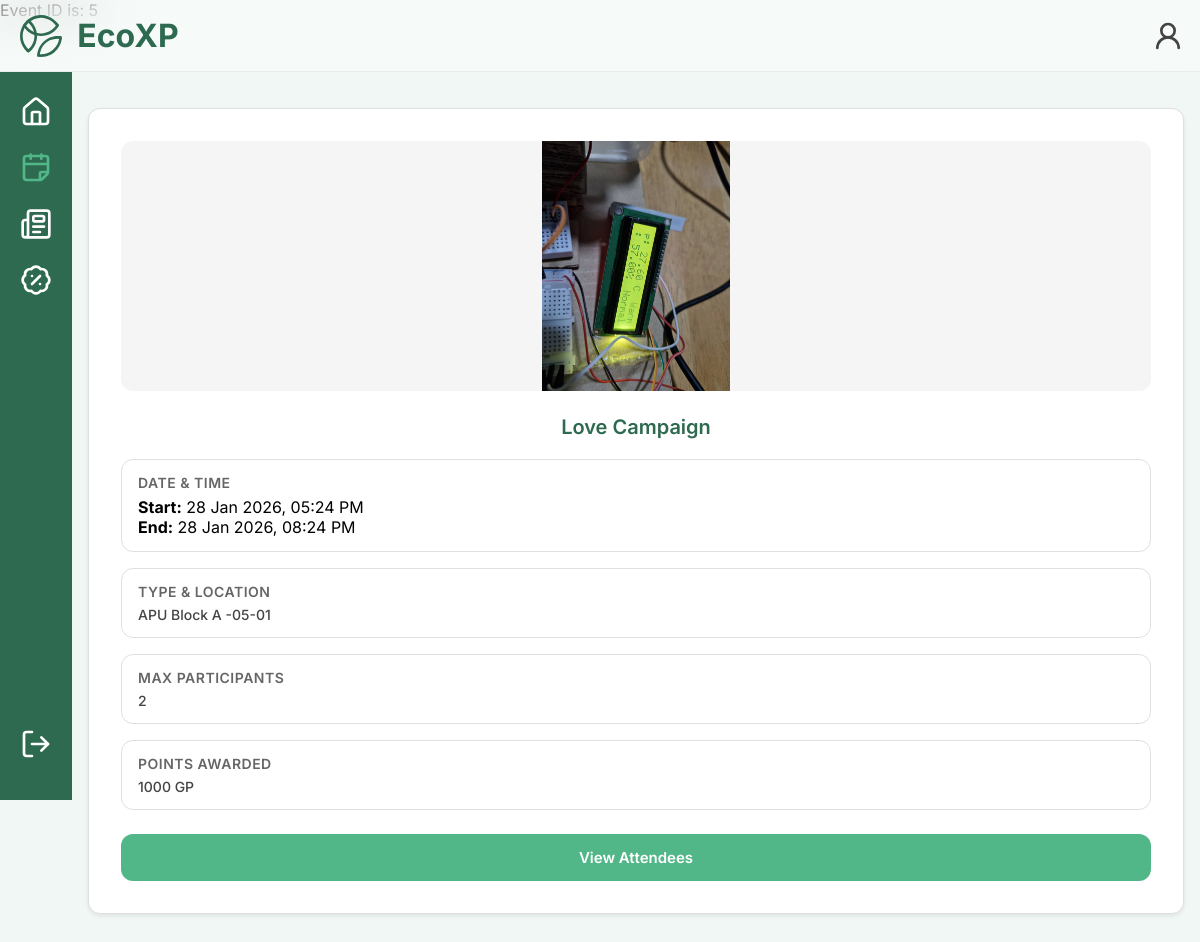
/event-manager-event-details.php?events_id=5 (signed in), run on the app's committed database.
### tables this page shows
CREATE TABLE IF NOT EXISTS `eco_news` (
  `eco_news_id` int NOT NULL AUTO_INCREMENT,
  `title` varchar(100) NOT NULL,
  `description` text NOT NULL,
  `image_path` varchar(255) NOT NULL,
  `venue` text NOT NULL,
  `organised_by` varchar(255) NOT NULL,
  `events_id` int NOT NULL,
  `posted_by` int NOT NULL,
  PRIMARY KEY (`eco_news_id`),
  UNIQUE KEY `eco_news_id` (`eco_news_id`),
  KEY `events_id` (`events_id`),
  KEY `posted_by` (`posted_by`)
);

CREATE TABLE IF NOT EXISTS `events` (
  `events_id` int NOT NULL AUTO_INCREMENT,
  `event_name` varchar(50) NOT NULL,
  `description` text NOT NULL,
  `points_rewarded` text NOT NULL,
  `venue` text NOT NULL,
  `organised_by` varchar(255) NOT NULL,
  `organizer_email` varchar(255) NOT NULL,
  `start_time` datetime NOT NULL,
  `end_time` datetime NOT NULL,
  `max_participants` int NOT NULL,
  PRIMARY KEY (`events_id`),
  UNIQUE KEY `events_id` (`events_id`)
);

### event-manager-event-details.php (the view, shortened to what this page needs)
<?php
    include("Database.php");
    if (isset($_GET['events_id'])) {
    $eventId = $_GET['events_id'];
    echo "Event ID is: " . $eventId;
    }
    $specificevent_sql="SELECT events.events_id,events.event_name,events.description,events.venue,events.organised_by,events.organizer_email,events.start_time,events.end_time,events.max_participants,events.points_rewarded,eco_news.image_path
    FROM events
    LEFT JOIN eco_news ON eco_news.events_id = events.events_id
     WHERE events.events_id = '$eventId'";
    $event_result = mysqli_query($database, $specificevent_sql);
    $event = mysqli_fetch_assoc($event_result);
    $start_datetime = date('d M Y, h:i A', strtotime($event['start_time']));
    $end_datetime = date('d M Y, h:i A', strtotime($event['end_time']));
    $image = !empty($event['image_path'])
    ? $event['image_path']
    : 'default-event.jpg';
?>
<!DOCTYPE html>
<html lang="en">
<head>
    <link rel="stylesheet" href="mobile.css">
    <link rel="stylesheet" href="event-manager-event-details.css">
</head>
<body>
    <header class="top-bar" role="banner">
    <div class="top-left">
        <button class="icon-btn no-hover topbar-icon" onclick="window.location.href='participant-home-mobile.php'" style="display:flex;align-items:center;gap:8px;">
            <h2 class="top-title">EcoXP</h2>
        </button>
    </div>
    <div class="top-right">
        <a href="event-manager-profile.php" aria-label="Profile" class="topbar-icon">
            <button class="icon-btn" aria-label="Profile">
                <i data-lucide="user-round"></i>
            </button>
        </a>
    </div>
    </header>
    <nav class="side-bar" role="navigation" aria-label="Main">
    <div class="participant-icon-container">
        <div id="home-icon-box">
        <a href="event-manager-home.php" class="icon-link sidebar-icon" aria-label="Home">
            <button class="icon-btn"><i data-lucide="house"></i></button>
        </a>
        </div>
        <a class="icon-link active sidebar-icon" href="event-manager-calendar.php" aria-label="Challenges">
        <button class="icon-btn"><i data-lucide="calendar-fold"></i></button>
        </a>
        <a class="icon-link sidebar-icon" href="event-manager-news.php" aria-label="Scan / Log Action">
        <button class="icon-btn"><i data-lucide="newspaper"></i></button>
        </a>
        <a class="icon-link sidebar-icon" href="event-manager-rewards-management.php" aria-label="Rewards">
        <button class="icon-btn"><i data-lucide="badge-percent"></i></button>
        </a>
    </div>
    <a class="icon-link sidebar-icon" href="logout.php" id="logout" aria-label="Logout">
        <button class="icon-btn"><i data-lucide="log-out"></i></button>
    </a>
    </nav>
    <main class="main-content">
        <div class="event-details-container">
            <div class="event-image-container">
                    <img src="images/<?php echo htmlspecialchars($image); ?>"alt="Event Image" class="event-image">
            </div>
            <h2 class="event-title"><?php echo htmlspecialchars($event['event_name']); ?></h2>
            <div class="event-info-grid">
                <div class="info-item">
                    <div class="info-label">Date & Time</div>
                    <div><strong>Start:</strong> <?php echo $start_datetime; ?></div>
                    <div><strong>End:</strong> <?php echo $end_datetime; ?></div>
                </div>
                <div class="info-item">
                    <div class="info-label">Type & Location</div>
                    <div class="info-value">
                        <?php echo htmlspecialchars($event['venue']); ?>
                    </div>
                </div>
                <div class="info-item">
                    <div class="info-label">Max Participants</div>
                    <div class="info-value"><?php echo $event['max_participants']; ?></div>
                </div>
                <div class="info-item">
                    <div class="info-label">Points Awarded</div>
                    <div class="info-value"><?php echo $event['points_rewarded']; ?> GP</div>
                </div>
            </div>
            <button class="btn-attendees" onclick="window.location.href='event-manager-attendees.php?events_id=<?php echo $eventId; ?>'">
                View Attendees
            </button>
        </div>
</body>
</html>

### mobile.css (style rules this page uses)
.top-bar { position: fixed; top: 0; left: 0; right: 0; height: 72px; display: flex; align-items: center; justify-content: space-between; padding: 0 16px; background-color: rgba(255, 255, 255, 0.4); backdrop-filter: blur(20px); -webkit-backdrop-filter: blur(10px); border-bottom: 1px solid rgba(0, 0, 0, 0.05); z-index: 1000; }
.top-bar .top-left, .top-bar .top-center, .top-bar .top-right { display: flex; align-items: center; }
.top-bar .top-left { gap: 12px; flex: 0; }
.top-bar .top-right { gap: 12px; flex: 0; }
.top-bar .top-title { font-size: 32px; color: var(--primary-green); margin: 0; padding: 0; }
.icon-btn svg { flex-shrink: 0; display: block; }
.icon-btn.no-hover { padding: 8px 80px; gap: 8px; height: auto; }
.top-bar .top-left .icon-btn svg { flex-shrink: 0; }
.top-bar .top-left .icon-btn h2 { white-space: nowrap; }
.side-bar { position: fixed; top: 72px; left: 0; bottom: auto; width: 72px; background: var(--primary-green); display: flex; flex-direction: column; align-items: center; z-index: 900; padding-top: 24px; padding-bottom: 24px; max-height: calc(100vh - 72px); overflow-y: auto; }
.participant-icon-container { display: flex; flex-direction: column; align-items: center; gap: 24px; width: 100%; flex: 1; }
.icon-link { display: flex; align-items: center; justify-content: center; text-decoration: none; }
.icon-link .icon-btn { color: var(--card-white); stroke-width: 1.5; transition: all 0.2s ease; }
.icon-link.active .icon-btn { color: var(--secondary-green); stroke-width: 2.2; }
#logout { margin: auto; }
.side-bar { position: fixed; top: 72px; left: 0; bottom: 0; width: 72px; background: var(--primary-green); display: flex; align-items: flex-start; z-index: 900; padding-top: 24px; }
.participant-icon-container { display: flex; flex-direction: column; align-items: center; gap: 24px; width: 100%; }
.main-content { margin-left: 72px; margin-top: 72px; padding: 16px; min-height: calc(100vh - 72px); width: calc(100% - 72px); box-sizing: border-box; }
.sidebar-icon .icon-btn, .sidebar-icon .icon-btn svg, .sidebar-icon .icon-btn i { width: 32px; height: 32px; }
.topbar-icon .icon-btn, .topbar-icon .icon-btn svg, .topbar-icon .icon-btn i { width: 32px; height: 32px; }
.icon-link.active .icon-btn { color: var(--secondary-green); }
:root { --primary-green: #2D6A4F; --secondary-green: #52B788; --ice-mint: #f0f7f4; --shadow: rgba(45, 106, 79, 0.1); --card-white: #FFFFFF; --primary-text: #444444; --secondary-text: #666666; --line-black: #999999; }
* { margin: 0; padding: 0; box-sizing: border-box; font-family: 'Inter', sans-serif; }
html, body { height: 100%; overflow-x: hidden; }
body { padding-bottom: 96px; }
.icon-btn { width: 40px; height: 40px; color: var(--primary-text); stroke-width: 1.5; background: none; border: none; padding: 6px; display: inline-flex; align-items: center; justify-content: center; cursor: pointer; transition: transform 160ms ease, box-shadow 160ms ease; }
#logout { margin-top: auto; margin-bottom: 16px; }

### event-manager-event-details.css (style rules this page uses)
body { background-color: var(--ice-mint); }
.event-details-container { background-color: #FFFFFF; border: 1px solid #E0E0E0; border-radius: 12px; padding: 32px; max-width: 1350px; width: 100%; box-shadow: 0 2px 4px rgba(0, 0, 0, 0.08); }
.event-image-container { width: 100%; height: 250px; background-color: #F5F5F5; border-radius: 12px; overflow: hidden; margin-bottom: 24px; display: flex; align-items: center; justify-content: center; object-fit: cover; }
.event-image { width: 100%; height: 100%; object-fit: contain; display: block; }
.event-title { font-size: 20px; font-weight: 600; color: var(--primary-green); text-align: center; margin: 0 0 20px 0; }
.event-info-grid { display: grid; grid-template-columns: 1fr; gap: 16px; margin-bottom: 24px; }
.info-item { background-color: var(--card-white); border: 1px solid #E0E0E0; border-radius: 12px; padding: 14px 16px; }
.info-label { font-size: 14px; font-weight: 600; color: var(--secondary-text); margin-bottom: 6px; text-transform: uppercase; letter-spacing: 0.5px; }
.info-value { font-size: 14px; color: var(--primary-text); font-weight: 500; }
.btn-attendees { width: 100%; padding: 14px 24px; background-color: var(--secondary-green); color: #FFFFFF; border: none; border-radius: 12px; font-size: 15px; font-weight: 600; cursor: pointer; transition: all 0.2s; }

### data on the page
eco_news: image_path (picture), events.event_name "Love Campaign", events.start_time "28 Jan 2026, 05:24 PM", events.end_time "28 Jan 2026, 08:24 PM", events.venue "APU Block A -05-01", events.max_participants "2", events.points_rewarded "1000"

### other printed values
$eventId "5"
